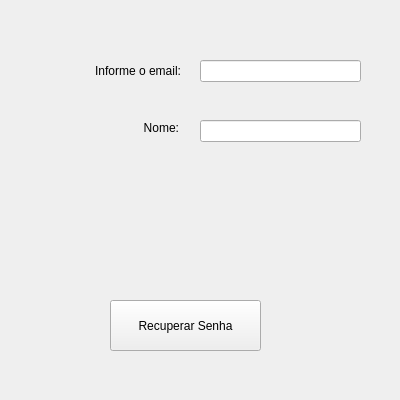
<?xml version="1.0" encoding="UTF-8"?>
<ui version="4.0">
 <class>MainWindow</class>
 <widget class="QMainWindow" name="MainWindow">
  <property name="geometry">
   <rect>
    <x>0</x>
    <y>0</y>
    <width>400</width>
    <height>400</height>
   </rect>
  </property>
  <property name="windowTitle">
   <string>MainWindow</string>
  </property>
  <widget class="QWidget" name="centralwidget">
   <widget class="QPushButton" name="ChangeButton">
    <property name="geometry">
     <rect>
      <x>110</x>
      <y>300</y>
      <width>151</width>
      <height>51</height>
     </rect>
    </property>
    <property name="text">
     <string>Recuperar Senha</string>
    </property>
   </widget>
   <widget class="QLineEdit" name="EmailInput">
    <property name="geometry">
     <rect>
      <x>200</x>
      <y>60</y>
      <width>161</width>
      <height>22</height>
     </rect>
    </property>
   </widget>
   <widget class="QLineEdit" name="NomeInput">
    <property name="geometry">
     <rect>
      <x>200</x>
      <y>120</y>
      <width>161</width>
      <height>22</height>
     </rect>
    </property>
   </widget>
   <widget class="QLabel" name="EmailLabel">
    <property name="geometry">
     <rect>
      <x>70</x>
      <y>60</y>
      <width>111</width>
      <height>21</height>
     </rect>
    </property>
    <property name="text">
     <string>Informe o email:</string>
    </property>
    <property name="alignment">
     <set>Qt::AlignRight|Qt::AlignTrailing|Qt::AlignVCenter</set>
    </property>
   </widget>
   <widget class="QLabel" name="NomeLabel">
    <property name="geometry">
     <rect>
      <x>130</x>
      <y>120</y>
      <width>49</width>
      <height>16</height>
     </rect>
    </property>
    <property name="text">
     <string>Nome:</string>
    </property>
    <property name="alignment">
     <set>Qt::AlignRight|Qt::AlignTrailing|Qt::AlignVCenter</set>
    </property>
   </widget>
   <widget class="QLabel" name="NovaSenhaInput">
    <property name="geometry">
     <rect>
      <x>80</x>
      <y>250</y>
      <width>211</width>
      <height>20</height>
     </rect>
    </property>
    <property name="text">
     <string/>
    </property>
   </widget>
  </widget>
 </widget>
 <resources/>
 <connections/>
</ui>
